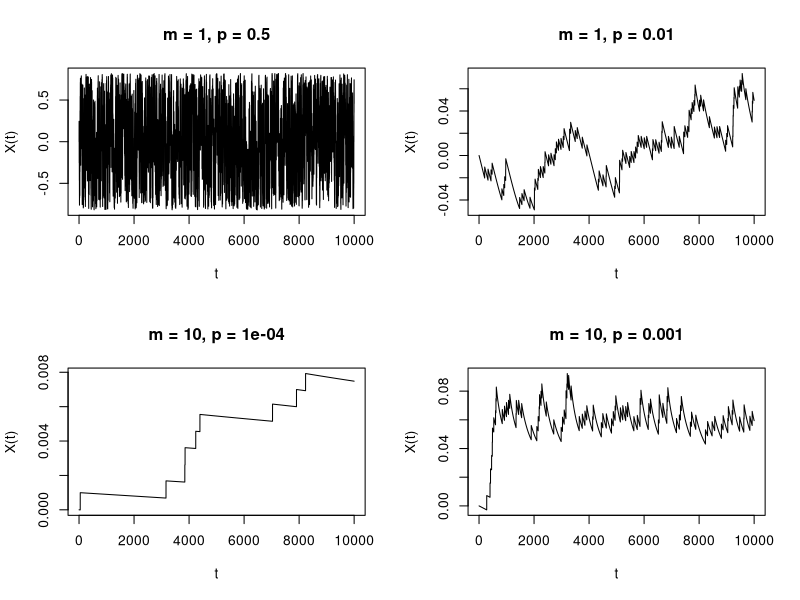
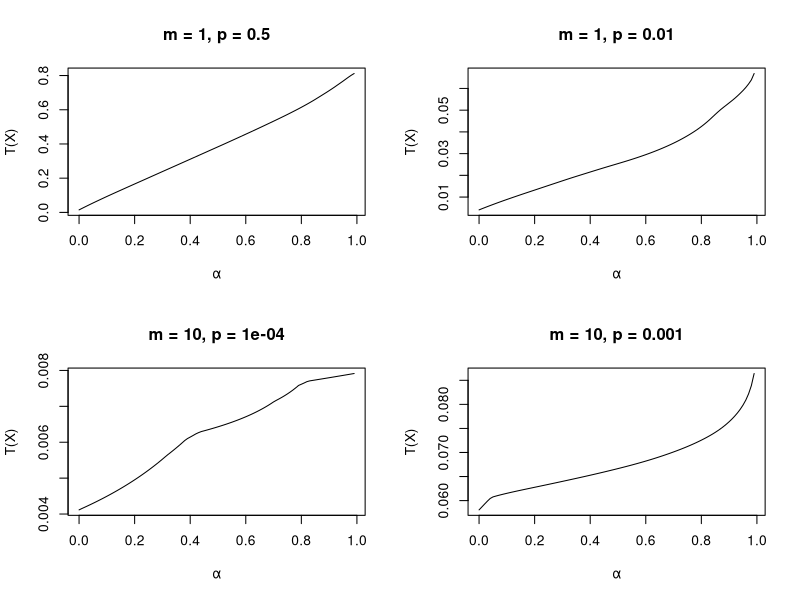

Here is the R script that generated these plots, in order:
### Exercice 1

## (a)
w_vec <- function(n, m = 1, p = 0.5)
    Reduce(\(a, b) atan(a + m * p * b - m * p * p),
           rbinom(n - 1, m, p),
           init = 0,
           accumulate = TRUE)

## (b)
w_for <- function(n, m = 1, p =  0.5) {
    w <- rbinom(n - 1, m, p)

    res <- numeric(n)
    res[[1]] <- 0
    for (k in seq_along(w))
        res[[k + 1]] <- atan(res[[k]] + m * p * w[[k]] - m * p * p)

    res
}

## Graphiques!
vals <- list(list(m = 1, p = 5e-1),
             list(m = 1, p = 1e-2),
             list(m = 10, p = 1e-4),
             list(m = 10, p = 1e-3))

set.seed(666)
trajs <- lapply(vals, \(v) with(v, list(x = w_vec(10000, m = m, p = p),
                                        m = m, p = p)))

par(mfrow = c(2, 2))
for (traj in trajs)
    with(traj, plot(x,
                    type = "l", xlab =  "t", ylab = "X(t)",
                    main = paste0("m = ", m, ", p = ", p)))


### Exercice 2

ex2 <- function(x, αs = seq(0, 0.99, 0.01)) {
    cutoffs <- quantile(x, αs)
    sapply(cutoffs, \(cutoff) mean(Filter(\(x) x > cutoff, x)))
}

## Graphiques

par(mfrow = c(2, 2))
for (traj in trajs)
    with(traj, plot(seq(0, 0.99, 0.01), ex2(x),
                    type = "l", xlab =  "α", ylab = "T(X)",
                    main = paste0("m = ", m, ", p = ", p)))

### Exercice 3

cheaprng <- function(..., v1 = 1) {
    x <- as.numeric(list(...))
    n <- length(x)
    v <- seq(v1, by = 1, length = n)

    for (k in 1:1000)
        x <- ((((k %% 2) + 1) * tcrossprod(x)) %*% v) %% 8191

    (as.numeric(crossprod(x)) %% 100) / 100
}
